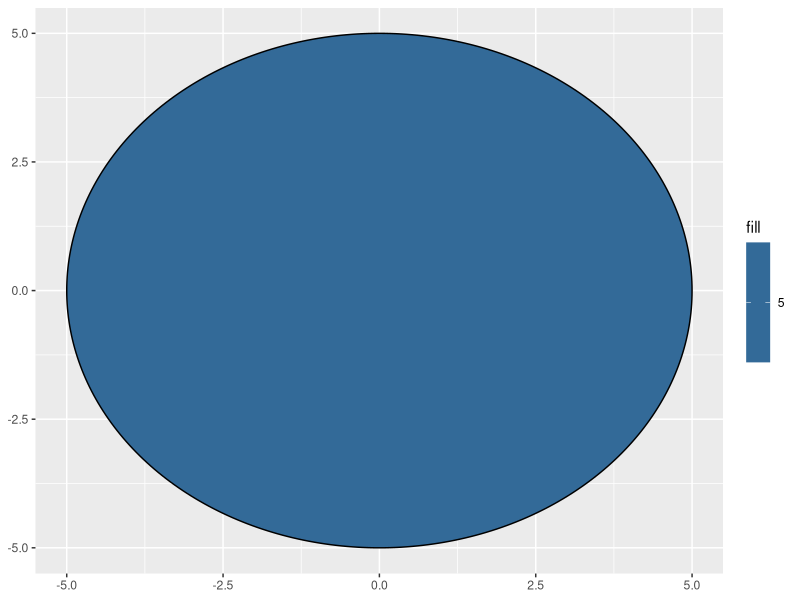
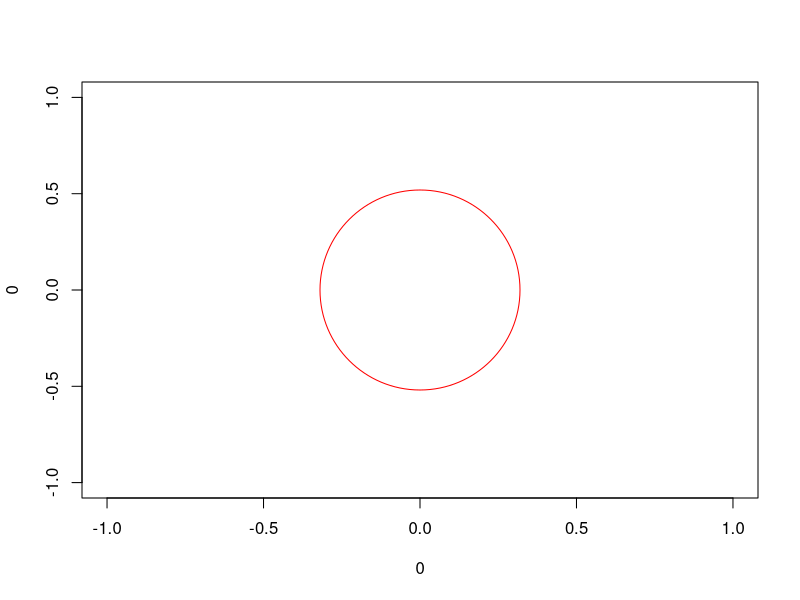

Source code (R) for these figures, in order:
## ---- chunk 1
library(tidyverse)
library(ggforce)

library(plotrix)
## ---- chunk 2
circlearea_r <- function(pi, radius) {
  
  area_circle <- pi*radius^2
}

test_circle <- circlearea_r(22/7, 5)

test_circle
## ---- chunk 3
circlearea_d <- function(pi, diameter) {
  
  area_circle <- (pi*diameter^2)/4
}

test_circled <- circlearea_d(22/7, 12)  

test_circled
  
## ---- chunk 4
circle_area_c <- function(pi, circum) {
  
  area_circle <- (circum^2)/(4*pi)
}
  
test_circlec <- circle_area_c(22/7, 16)
  
test_circlec


## ---- chunk 5
ggplot() + geom_circle(aes(x0 = 0, y0 = 0, r = 5, fill = 5))
## ---- chunk 6
symbols (0, 0, circles=1,fg="red")

 # plot(BOD)
 # require(plotrix)
 # draw.circle(4,14,2,border="blue",col="tan2")
